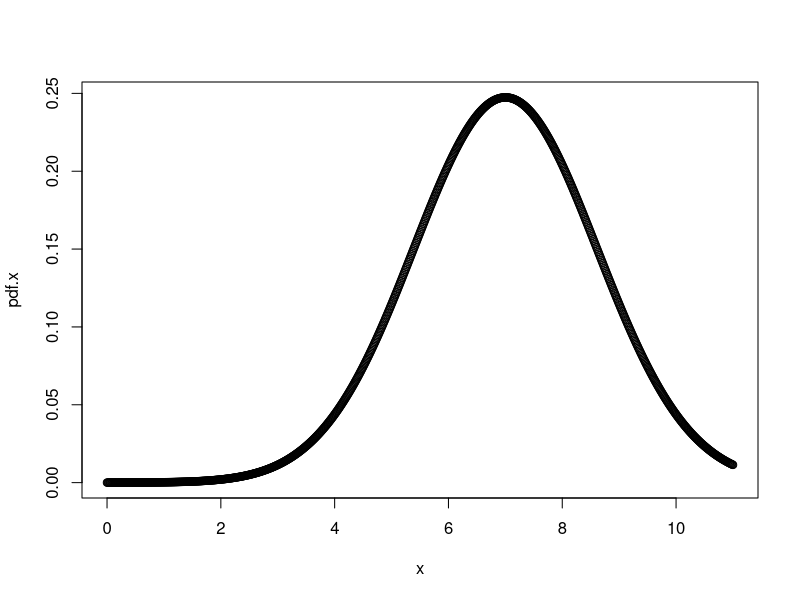
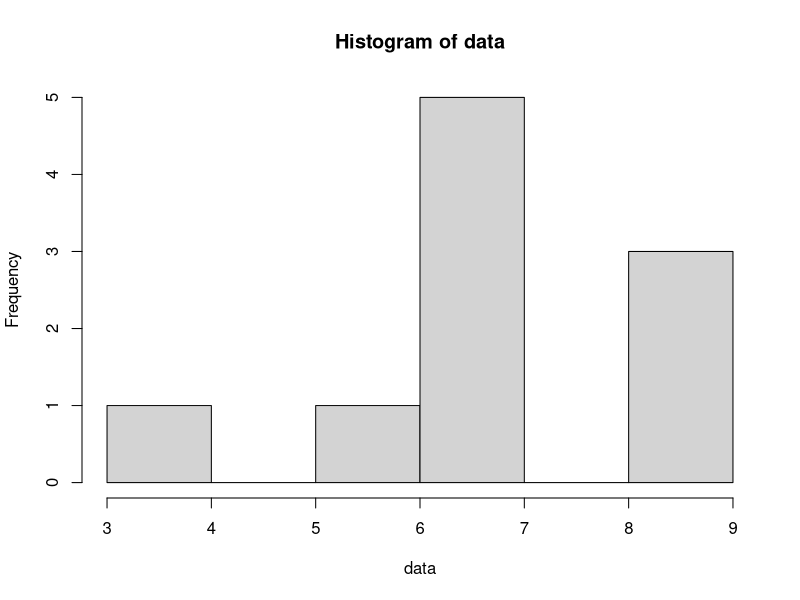
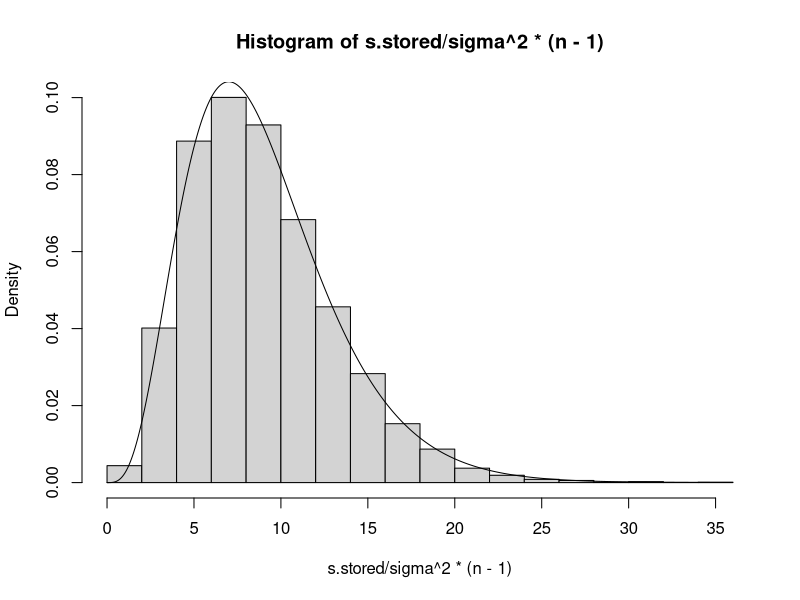

The R script that drew these images, in order:
# State the population parameters
mu = 7
sigma = sqrt(2.6)

# Make a figure of the population distribution
x <- seq(from = 0, to = 11, length = 1000)
pdf.x <- dnorm(x, mu, sigma)
plot(x,pdf.x)

# Create a sample
n <-10; data <- rnorm(n, mu, sigma)
# Look at it
data
hist(data)

# Calculate sample properties (these are a bit different than the population
# parameters)
mean(data)
var(data)


# Simulate the process of sampling many many times
samples <- 10000
# Create an object to store estimates of the variance
s.stored <- rep(NA, samples)

# Sample the population and calcualte variance multiple times
for (i in 1:samples){
  data <- rnorm(n, mu, sigma)
  s.stored[i] <- var(data)
}

# Look at the distribution we created
hist(s.stored/sigma^2*(n-1), prob = T)

# Caclulate the corresponding chi-square distribution
chi.sq.values <- seq(from = 0, to = 35, length = 1000)
chisq.prob <- dchisq(chi.sq.values, n-1)

# Plot it on our histogram. 
lines(chi.sq.values, chisq.prob)

#Viola! They match. Proof that S^2*(n-1)/sigma^2 is distributed as a chi-square
#distribution with n-1 degrees of freeedom. 